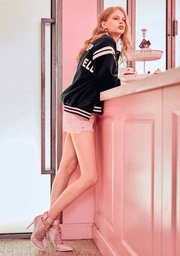
#> input picture girl.jpg, 180 x 256 px, shrunk from 514 x 733 before the run
$ jupyter execute 'opencv的模糊操作.ipynb'
#> lines starting #> are read from the running program, lines starting #| are printed output that depends on the picture
[cell 1]
import cv2
import numpy as np

[cell 2]
#均值模糊对随机噪声有一定的去噪效果
#中值模糊对椒盐噪声有一定的去噪效果

img=cv2.imread("girl.jpg")
#> img is the input picture: shape (256, 180, 3); mean B, G, R 167.5, 169.5, 207.7
def blur(img):
    img_blur=cv2.blur(img,(3,3))
    cv2.namedWindow("img_blur",cv2.WINDOW_AUTOSIZE)
    cv2.imshow("img_blur",img_blur)
    if cv2.waitKey()==27:
        cv2.destroyAllWindows()
def medium_blur(img):
    medium_blur=cv2.medianBlur(img,5)
    cv2.imshow("medium_blur",medium_blur)
    if cv2.waitKey()==27:
        cv2.destroyAllWindows()
def custom_blur(img):
    kernel=np.array([[0,-1,0],[-1,5,-1],[0,-1,0]],np.float32)#锐化算子
    #kernel=np.array([[1,-1,1],[-1,1,-1],[1,-1,1]],np.float32)#kernal的总和等一1一般做的都是增强，总和等于0一般都是做边缘
    dst=cv2.filter2D(img,-1,kernel=kernel)
    cv2.imshow("custom_blur",dst)
    if cv2.waitKey()==27:
        cv2.destroyAllWindows()

def control_noise(s):
    if s>255:
        return 255
    if s<0:
        return 0
    else:
        return s

"""def gaussian_noise(img):#给图像加上高斯噪声
    h,w,ch=img.shape
    for row in range(h):
        for col in range(w):
            for channel in range(ch):
                random=np.random.normal(0,100,17)
                per_pixel=img[row,col,channel]
                per_pixel=control_noise(per_pixel+random[channel])
    cv2.imshow("add_gaussian_noise",img)
    if cv2.waitKey()==27:
        cv2.destroyAllWindows()"""


def gaussian_noise(img):#给图像加上高斯噪声
    h,w,ch=img.shape
#> h = 256; w = 180; ch = 3
    for row in range(h):
        for col in range(w):
            random=np.random.normal(0,20,3)
            b=img[row,col,0]
            g=img[row,col,1]
            r=img[row,col,2]
            img[row,col,0]=control_noise(b+random[0])
            img[row,col,1]=control_noise(g+random[1])
            img[row,col,2]=control_noise(r+random[2])
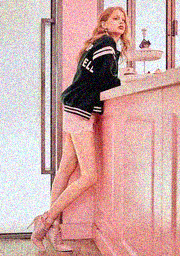
#> img: shape (256, 180, 3); mean B, G, R 166.4, 169, 206.3

    cv2.imshow("add_gaussian_noise",img)
    dst=cv2.GaussianBlur(img,(0,0),15)
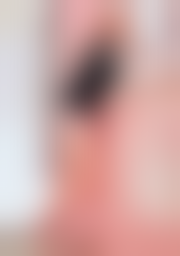
#> dst: shape (256, 180, 3); mean B, G, R 166.3, 169, 206.3
    cv2.imshow("GaussianBlur",dst)
    if cv2.waitKey()==27:
#> (key Esc is pressed here)
        cv2.destroyAllWindows()

#cv2.imshow("original",img)
t1=cv2.getTickCount()
gaussian_noise(img)
t2=cv2.getTickCount()
print("time(ms) is : %s"%(t2-t1))
#blur(img)
"""medium_blur(img)
custom_blur(img)
if cv2.waitKey()==27:
    cv2.destroyAllWindows() """
#高斯模糊和均值模糊差不多，但是对随机噪声的去除效果更好
